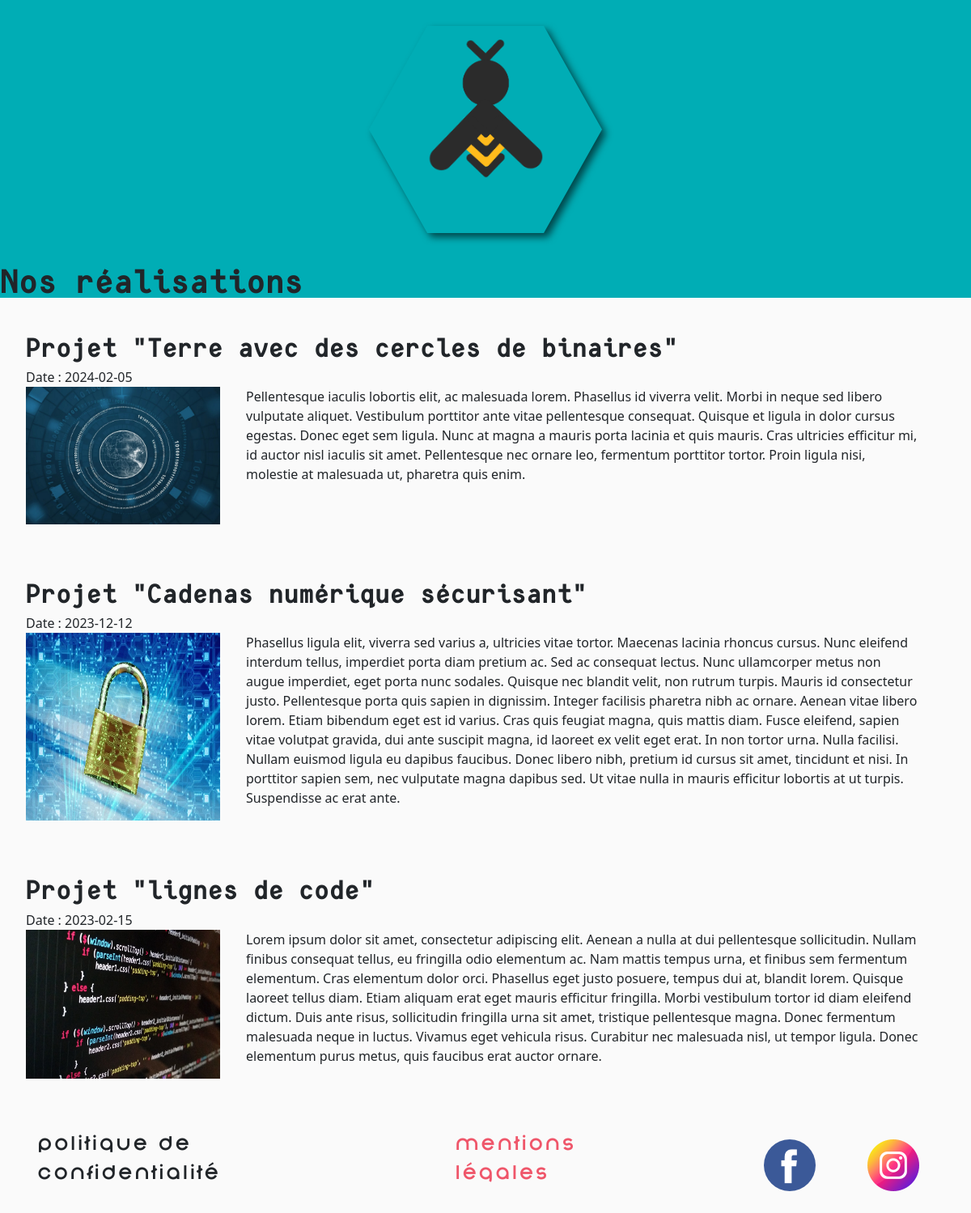
/pages/portfolio.php, run on the app's committed database.
### tables this page shows
CREATE TABLE `realisations` (
  `id` int(11) NOT NULL,
  `titre` varchar(50) NOT NULL,
  `date` date NOT NULL,
  `texte` text NOT NULL,
  `image` varchar(250) NOT NULL
);

### pages/portfolio.php (the view, shortened to what this page needs)
<?php
	include '../inc.connexion.php';
?>
<!DOCTYPE html>
<html>
<head>
    <?php include '../inc.head.php';?>
    <link href="../assets/css/portfolio.css" rel="stylesheet">
</head>
<body class="bg-light">
    <header class="bg-secondary">
        <?php include '../inc.header.php';?>
        <h1>Nos réalisations </h1>
    </header>
    <?php
        $requete = $bdd->query('SELECT titre, date, image, texte FROM realisations ORDER BY date DESC LIMIT 0,3');
        while ($data = $requete->fetch()){
            if (!$data)
            {
                echo 'La BDD n\'existe pas ou est vide.';
                break;
            }
            else
            {
                echo '<div class="conteneur-projet">
                        <div class="conteneur-projet-titre-date">
                            <h2>'.$data['titre'].'</h2>'
                            .'Date : '.$data['date'].'<br></div>'
                        .'<div class="conteneur-projet-image-texte">'
                            .'<img src="../assets/images/portfolio/'.$data['image'].'" class="image-portfolio">'
                            .'<p>'.$data['texte'].'</p></div></div>';
            }
        }
    ?>
    <?php include '../inc.footer.php';?>
</body>
</html>

### inc.head.php (shortened to what this page needs)
<head>
    <link rel="stylesheet" type="text/css" href="https://stackpath.bootstrapcdn.com/bootstrap/4.0.0/css/bootstrap.min.css">
    <link href="../assets/css/style.css" rel="stylesheet">
    <link href="../assets/css/bootstrap.css" rel="stylesheet">
    <link href="./assets/css/style.css" rel="stylesheet">
    <link href="./assets/css/bootstrap.css" rel="stylesheet">
</head>

### inc.header.php
<header class="pt-3 pb-3" >
	<div class="hex-button m-auto pt-4 blue main-hex header"><a href="../index.php"><img src='../assets/images/bee-logo.png'></a></div>
</header>

### inc.footer.php
<footer class="h-25 text-tertiary bottom bg-transparent ">
    <div class=" h-75 mb-0 bg-transparent d-flex flex-row justify-content-center align-items-center">
      	<div class= " d-flex flex-row ">
          <div class= "px-4">
            <p class="footer-text" >Politique de confidentialité</p>
          </div>
          	<div class= "px-3">
        		<p class="footer-text text-info px-5">Mentions Légales</p>
			</div>
    	</div>
        <div class="d-flex flex-column align-items-center justify-content-center">
			<div class="px-3 d-flex flex-row" >
				<div class= "px-3">
            		<a class="footer-text"  href="#" title="facebook">
              		<img  src="../assets/images/icons/facebook.png" alt="logo-facebook">
            	</a>
          		</div>
				<div class= "px-3">
            		<a class="footer-text"  href="#" title="instagram">
              		<img src="../assets/images/icons/instagram.png" alt="logo-instagram">
            		</a>
          		</div>
			</div>
        </div>
      </div>
</footer>

### assets/css/style.css (style rules this page uses)
*, *:after, *:before { margin: 0; padding: 0; box-sizing: border-box; }
:root { --primary-color: #FFBB1C; --secondary-color: #00ADB5; --tertiary-color: #EF566A; --black-color: #2B2B2B; --white-color: #fafafa; --primary-font: 'Consola Mono Bold', Arial, sans-serif; --secondary-font: 'Poppins', Arial, sans-serif; --tertiary-font: 'Nonchalance Bold', sans-serif; }
html { scroll-behavior: smooth; height: 100%; }
body { height: 100%; animation: fadein 3s; }
h1, h2 { font-family: var(--primary-font); }
.footer-text { font-family: var(--tertiary-font); font-size: 1.5rem; }
.hex-button { animation : zoomout 2s; transition: ease-in; }
.main-hex img { width: 100%; position : relative; bottom: 2rem; }
.main-hex { position: relative; width:9rem; height: 16rem; margin-bottom:0.5rem; font-family: var(--tertiary-font); padding-top:4.5rem; -webkit-filter: drop-shadow(5px 5px 5px rgba(0,0,0,0.6)); filter : drop-shadow(5px 5px 5px rgba(0,0,0,0.6)); }
.main-hex:before, .main-hex:after { content: ""; position: absolute; top: 0; width: 0; border-top: 8rem solid transparent; border-bottom: 8rem solid transparent; }
.main-hex.blue:before { right: 100%; border-right: 4.5rem solid var(--secondary-color); }
.main-hex.blue:after { left: 100%; width: 0; border-left: 4.5rem solid var(--secondary-color); }
.main-hex.blue { background-color: var(--secondary-color); color: var(--black-color); }

### assets/css/portfolio.css (style rules this page uses)
.image-portfolio { height: auto; width: 15rem; }
.conteneur-projet { display: flex; flex-direction: column; padding: 2em; }
.conteneur-projet-image-texte { display: flex; flex-direction: row; }
.conteneur-projet-image-texte > p { padding-left: 2rem; padding-right: 2rem; }

### data on the page
realisations: titre "Projet \"Terre avec des cercles de binaires\"", date "2024-02-05", image (picture), texte "Pellentesque iaculis lobortis elit, ac malesuada lorem. Phasellus id viverra velit. Morbi in neque sed libero vulputate aliquet. Vestibulum porttitor ante vitae pellentesque consequat. Quisque et ligula in dolor cursus egestas. Donec eget sem ligula. Nunc at magna a mauris porta lacinia et quis mauris. Cras ultricies efficitur mi, id auctor nisl iaculis sit amet. Pellentesque nec ornare leo, fermentum porttitor tortor. Proin ligula nisi, molestie at malesuada ut, pharetra quis enim."
realisations: titre "Projet \"Cadenas numérique sécurisant\"", date "2023-12-12", image (picture), texte "Phasellus ligula elit, viverra sed varius a, ultricies vitae tortor. Maecenas lacinia rhoncus cursus. Nunc eleifend interdum tellus, imperdiet porta diam pretium ac. Sed ac consequat lectus. Nunc ullamcorper metus non augue imperdiet, eget porta nunc sodales. Quisque nec blandit velit, non rutrum turpis. Mauris id consectetur justo. Pellentesque porta quis sapien in dignissim. Integer facilisis pharetra nibh ac ornare. Aenean vitae libero lorem. Etiam bibendum eget est id varius. Cras quis feugiat magna, quis mattis diam. Fusce eleifend, sapien vitae volutpat gravida, dui ante suscipit magna, id laoreet ex velit eget erat. In non tortor urna. Nulla facilisi. Nullam euismod ligula eu dapibus…"
realisations: titre "Projet \"lignes de code\"", date "2023-02-15", image (picture), texte "Lorem ipsum dolor sit amet, consectetur adipiscing elit. Aenean a nulla at dui pellentesque sollicitudin. Nullam finibus consequat tellus, eu fringilla odio elementum ac. Nam mattis tempus urna, et finibus sem fermentum elementum. Cras elementum dolor orci. Phasellus eget justo posuere, tempus dui at, blandit lorem. Quisque laoreet tellus diam. Etiam aliquam erat eget mauris efficitur fringilla. Morbi vestibulum tortor id diam eleifend dictum. Duis ante risus, sollicitudin fringilla urna sit amet, tristique pellentesque magna. Donec fermentum malesuada neque in luctus. Vivamus eget vehicula risus. Curabitur nec malesuada nisl, ut tempor ligula. Donec elementum purus metus, quis faucibus…"
